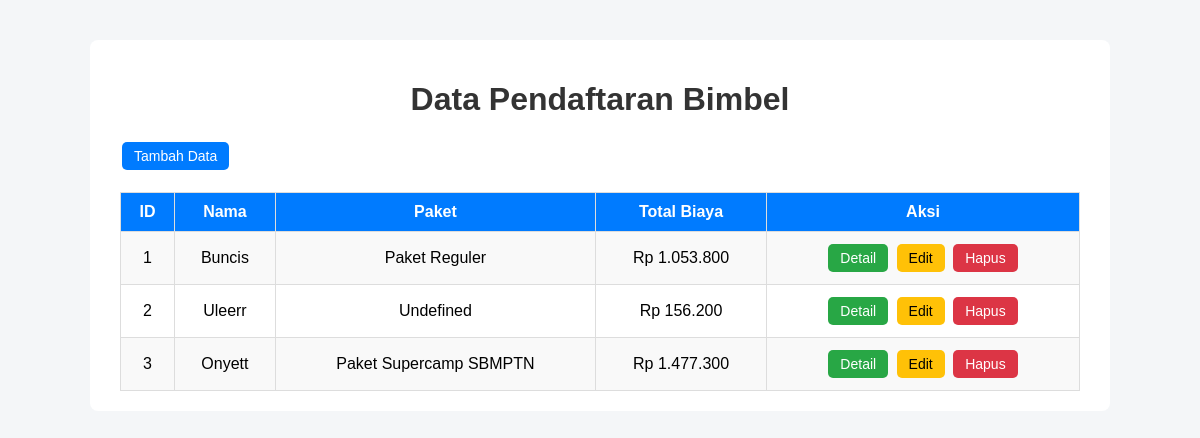
The page / on the database its author committed.
### tables this page shows
CREATE TABLE `pendaftar` (
  `id` int(11) NOT NULL,
  `nama` varchar(100) NOT NULL,
  `email` varchar(100) NOT NULL,
  `paket` varchar(50) NOT NULL,
  `fasilitas` text NOT NULL,
  `lokasi` varchar(50) NOT NULL,
  `metode_pembayaran` varchar(50) NOT NULL,
  `catatan` text NOT NULL,
  `price1` int(11) NOT NULL,
  `price2` int(11) NOT NULL,
  `price3` int(11) NOT NULL,
  `price4` int(11) NOT NULL,
  `tax` int(11) NOT NULL,
  `taxes` int(11) NOT NULL,
  `total_biaya` int(11) NOT NULL,
  `tanggal_daftar` datetime NOT NULL
);

### index.php (the view, shortened to what this page needs)
<?php
include 'php/koneksi.php';
$query = "SELECT * FROM pendaftar";
$result = mysqli_query($koneksi, $query);
?>
<!DOCTYPE html>
<html lang="id">
<head>
</head>
<body>
    <div class="container">
        <h1>Data Pendaftaran Bimbel</h1>
        <a href="tambahData.php" class="btn btn-tambah">Tambah Data</a>
        <table>
            <tr>
                <th>ID</th>
                <th>Nama</th>
                <th>Paket</th>
                <th>Total Biaya</th>
                <th>Aksi</th>
            </tr>
            <?php
            if (mysqli_num_rows($result) == 0) {
                echo "<tr><td colspan='5' class='no-data'>Tidak ada data pelanggan</td></tr>";
            } else {
                $no = 1;
                while ($row = mysqli_fetch_assoc($result)) {
                    echo "<tr>
                                <td>{$no}</td>
                                <td>{$row['nama']}</td>
                                <td>" . ($row['paket'] ? $row['paket'] : 'Undefined') . "</td>
                                <td>Rp " . number_format($row['total_biaya'], 0, ',', '.') . "</td>
                                    <td>
                                        <a href='detail.php?id=" . $row['id'] . "' class='btn btn-detail'>Detail</a>
                                        <a href='editData.php?id=" . $row['id'] . "' class='btn btn-edit'>Edit</a>
                                        <a href='php/hapus.php?id=" . $row['id'] . "' class='btn btn-hapus' onclick=\"return confirm('Yakin ingin menghapus data ini?')\">Hapus</a>
                                    </td>
                              </tr>";
                    $no++;
                }
            }
            ?>
        </table>
    </div>
</body>
</html>

### index.php (style rules this page uses)
body { font-family: Arial, sans-serif; background-color: #f4f6f8; margin: 0; padding: 0; }
.container { width: 80%; margin: 40px auto; background: #fff; padding: 20px 30px; border-radius: 8px; }
h1 { text-align: center; color: #333; }
.btn { padding: 6px 12px; border: none; border-radius: 5px; color: #fff; cursor: pointer; text-decoration: none; font-size: 14px; margin: 2px; display: inline-block; }
.btn-tambah { background-color: #007bff; }
.btn-detail { background-color: #28a745; }
.btn-edit { background-color: #ffc107; color: #000; }
.btn-hapus { background-color: #dc3545; }
table { width: 100%; border-collapse: collapse; margin-top: 20px; }
th, td { border: 1px solid #ddd; padding: 10px; text-align: center; }
th { background-color: #007bff; color: white; }
tr:nth-child(even) { background-color: #f9f9f9; }

### rows shown on the page
pendaftar: nama "Buncis", paket "Paket Reguler", total_biaya "1.053.800"
pendaftar: nama "Uleerr", paket "Undefined", total_biaya "156.200"
pendaftar: nama "Onyett", paket "Paket Supercamp SBMPTN", total_biaya "1.477.300"
